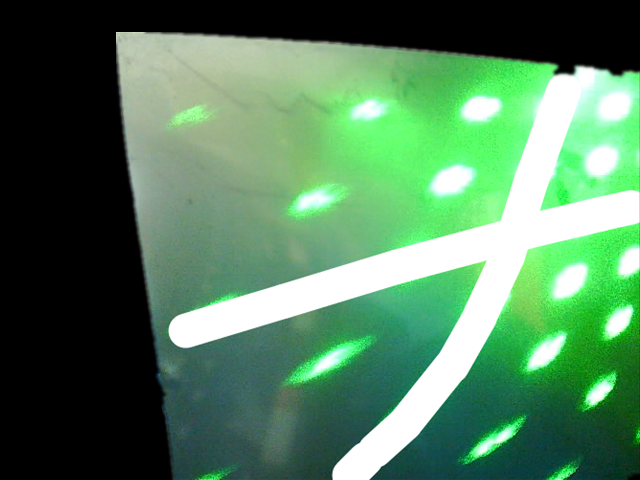
#> input picture Point_Stiching/sample2.png, 640 x 480 px
$ python contour.py
#> lines starting #> are read from the running program, lines starting #| are printed output that depends on the picture; after the words box and inside, x2 and y2 are one past the last pixel; in counts of white or black regions, pixels touching at a corner belong together
#!/usr/bin/env python3
# -*- coding: utf-8 -*-
"""
Created on Sun Nov 26 11:43:10 2017

@author: zhao
"""

import numpy as np
import cv2, os, sys
import matplotlib.pyplot as plt
from skimage.measure import label, regionprops
from skimage import morphology

im = cv2.imread('sample2.png', cv2.IMREAD_GRAYSCALE)
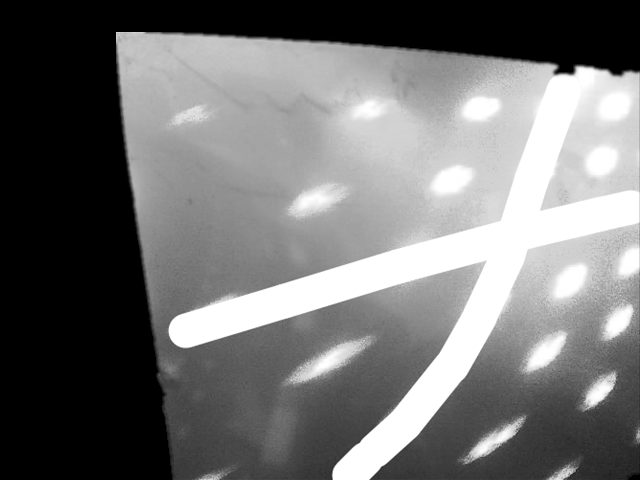
#> im: shape (480, 640); min 0, max 255, mean 113.9
img_orig  = im.copy()

im = cv2.GaussianBlur(im,(5,5),0)

thres,im = cv2.threshold(im,221,255,cv2.THRESH_BINARY)
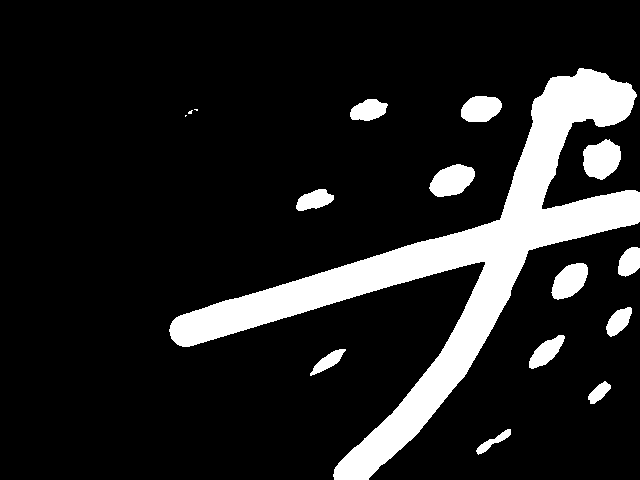
#> im: shape (480, 640); 13.5% white; 16 white regions (3 under 20 px)

# Create the region proposal mask and filter out the curve
label_mask = label(im, connectivity = 2)
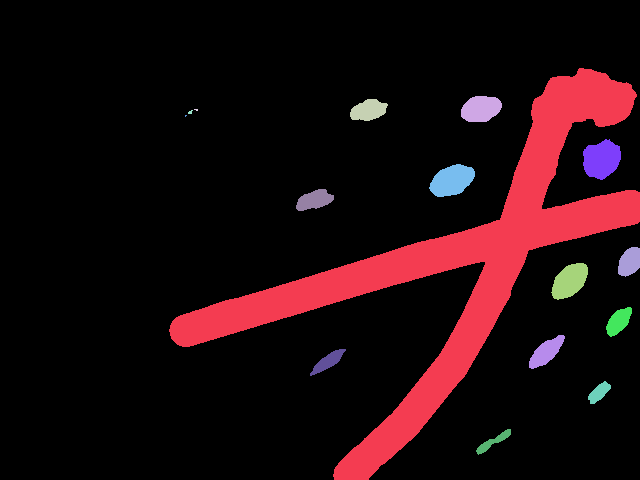
#> label_mask: shape (480, 640) int64; 17 distinct labels, from 0 to 16; one colour per label, 0 black
properties = regionprops(label_mask)
#> properties = 16 regions; largest, box (x1, y1, x2, y2) and area: (169, 68, 640, 480) 33891, (583, 139, 621, 180) 1146, (429, 164, 475, 197) 1058, (551, 263, 588, 300) 923, (461, 96, 502, 122) 849

max_rad = 80
for prop in properties:
    diameter = prop.equivalent_diameter
    if diameter < max_rad:
        im[label_mask==prop.label] = 0
#> this loop made 16 passes
#> diameter on passes 1 to 12: 207.7, 32.88, 27.59, 2.76, 4.07, 1.95, 38.2, 36.7, 26.34, 25.38, 34.28, 24.44
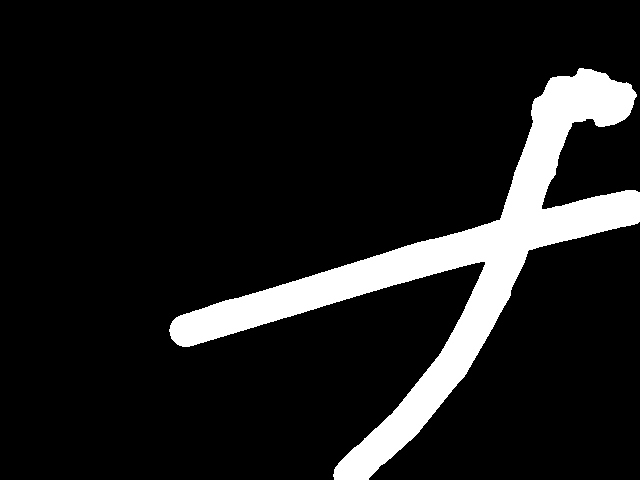
#> im: shape (480, 640); 11% white; 1 white region

contours, hierarchy = cv2.findContours(im,cv2.RETR_EXTERNAL,cv2.CHAIN_APPROX_SIMPLE)
#> contours = 1 contour; box (x1, y1, x2, y2) and area: (169, 68, 640, 480) 32994
# [5 lines of commented-out code are left out]

back = np.zeros(im.shape, dtype=np.uint8)
edges = morphology.skeletonize(im/255)
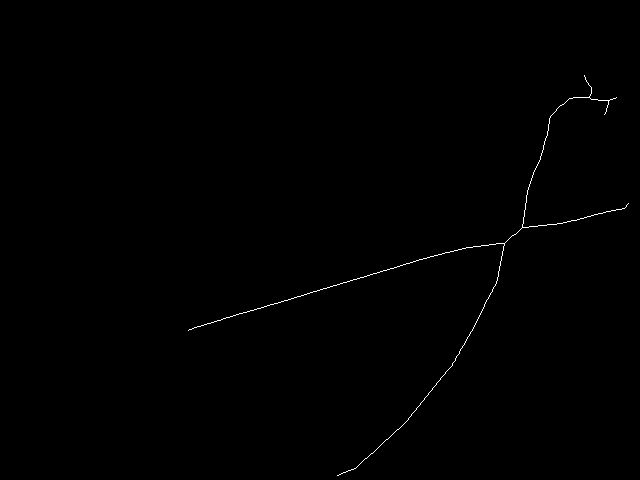
#> edges: shape (480, 640) bool; 0.29% white in thin lines or dots, all inside (x1, y1, x2, y2) = (188, 75, 629, 476)
back[edges] = 255
edges = back.copy()
lines = cv2.HoughLines(edges, 1, np.pi/180, 57)
for line in lines:
    rho, theta = line[0]
    a = np.cos(theta)
    b = np.sin(theta)
    x0 = a*rho
    y0 = b*rho
    x1 = int(x0 + 1000*(-b))
    y1 = int(y0 + 1000*(a))
    x2 = int(x0 - 1000*(-b))
    y2 = int(y0 - 1000*(a))

    img = cv2.line(back,(x1,y1),(x2,y2),255,1)
    print((x0,y0), "rho=", rho, "theta=", theta)
plt.subplot(1,2,1), plt.imshow(edges, cmap="gray"), plt.title("Edges")
plt.subplot(1,2,2), plt.imshow(img, cmap="gray"), plt.title("Lines")
plt.show()
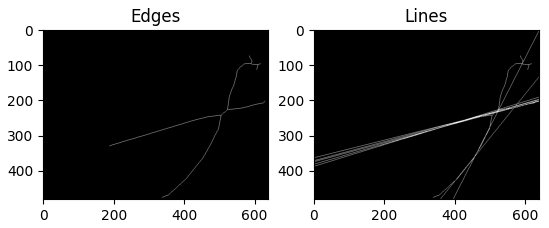
#> figure drawn by matplotlib, 2 panels

$ run again, with Point_Stiching/sample1.png copied over Point_Stiching/sample2.png
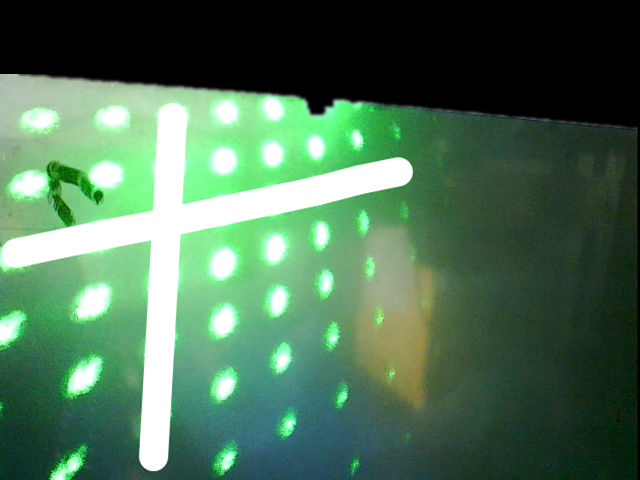
#> input picture Point_Stiching/sample1.png, 640 x 480 px
#> label_mask: shape (480, 640) int64; 28 distinct labels, from 0 to 27
#> properties = 27 regions; largest, box (x1, y1, x2, y2) and area: (0, 102, 412, 470) 22033, (76, 284, 111, 319) 873, (89, 161, 125, 190) 804, (208, 246, 238, 280) 773, (208, 145, 238, 176) 755
#> the loop `for prop in properties:` made 27 passes
#> diameter on passes 1 to 8: 25.71, 29.92, 167.5, 30.65, 28.66, 12.21, 21.88, 26.7
#> after the loop `for prop in properties:`:
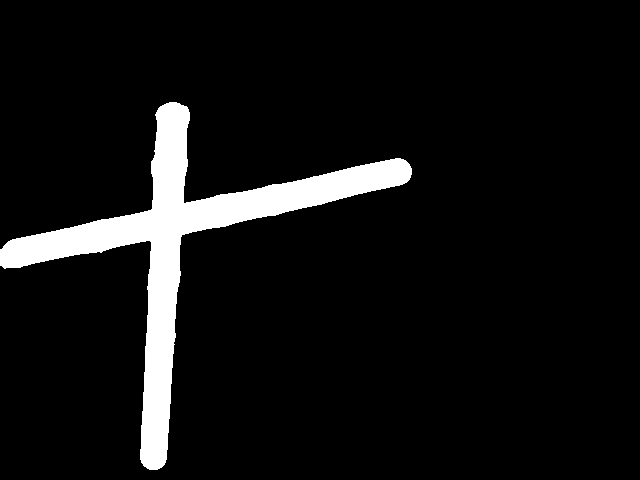
#> im: shape (480, 640); 7.2% white; 1 white region
#> contours = 1 contour; box (x1, y1, x2, y2) and area: (0, 102, 412, 470) 21289
#> edges: shape (480, 640) bool; 0.24% white in thin lines or dots, all inside (x1, y1, x2, y2) = (7, 118, 398, 455)
#> `plt.show()`:
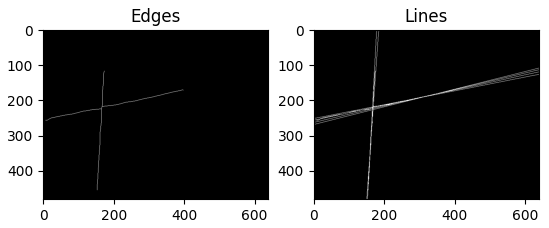
#> figure drawn by matplotlib, 2 panels
